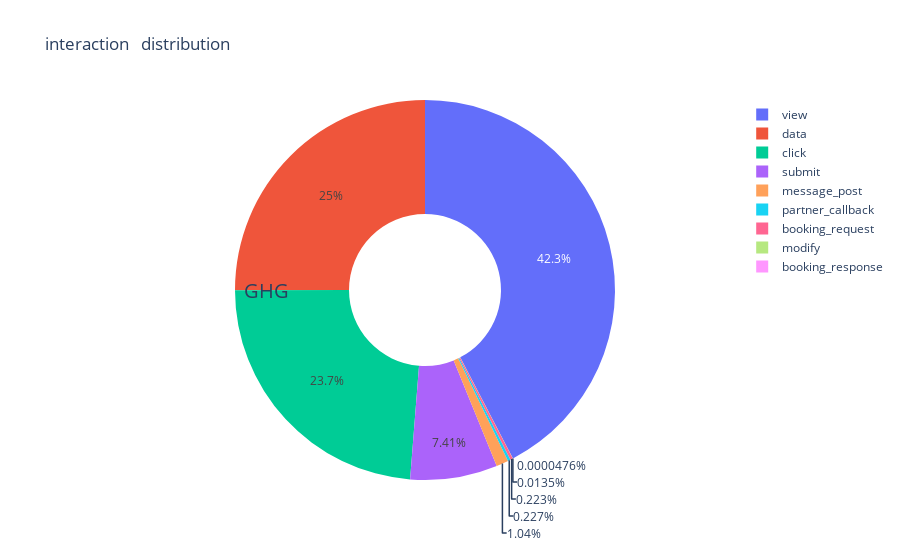

The cell this chart's notebook holds for it:
### Code cell
session_pie(sessions_data , 'action_type' , name = 'interaction')

### Figure 1 — Plotly figure (JSON) as saved in the notebook; plotly's stock layout.template omitted (floating-point values rounded to 4 significant figures)
{"data": [{"domain": {"column": 0}, "hole": 0.4, "hoverinfo": "label+percent+name", "labels": ["view", "data", "click", "submit", "message_post", "partner_callback", "booking_request", "modify", "booking_response"], "name": "interaction", "type": "pie", "values": [3560902, 2103770, 1996183, 623357, 87103, 19132, 18773, 1139, 4]}], "layout": {"annotations": [{"font": {"size": 20}, "showarrow": false, "text": "GHG", "x": 0.2, "y": 0.5}], "title": {"text": "interaction   distribution"}}}
